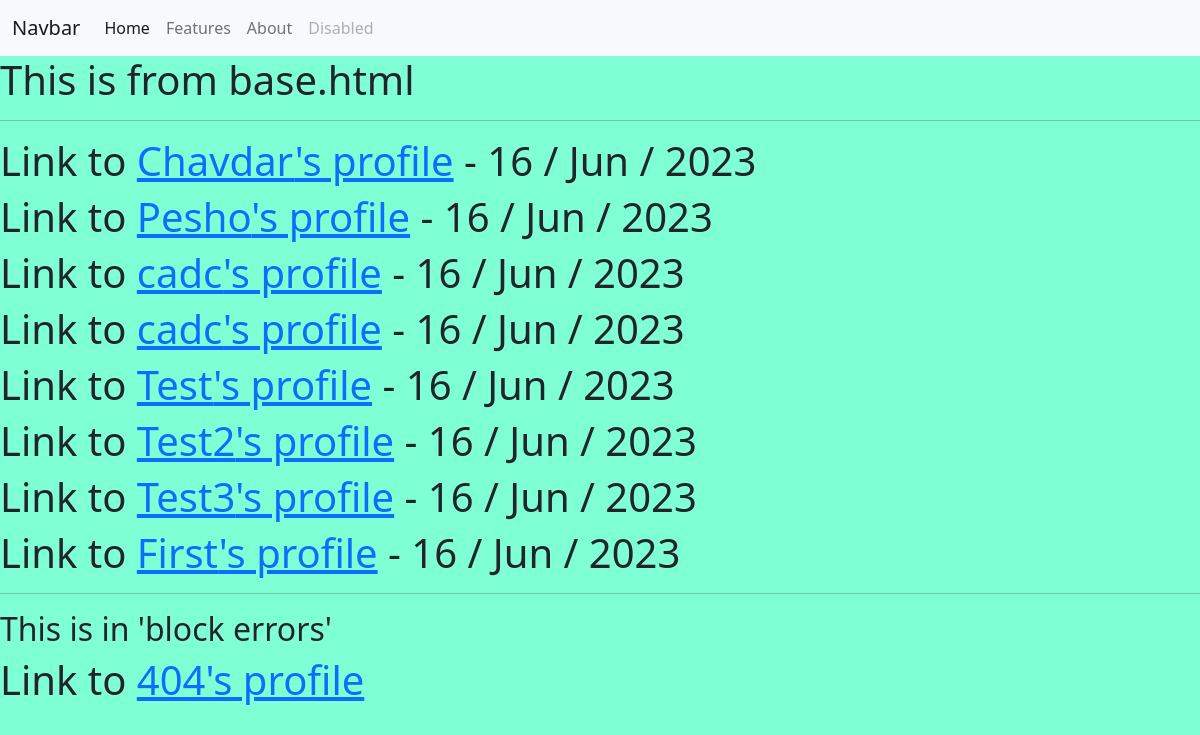
The app's page /, older data.
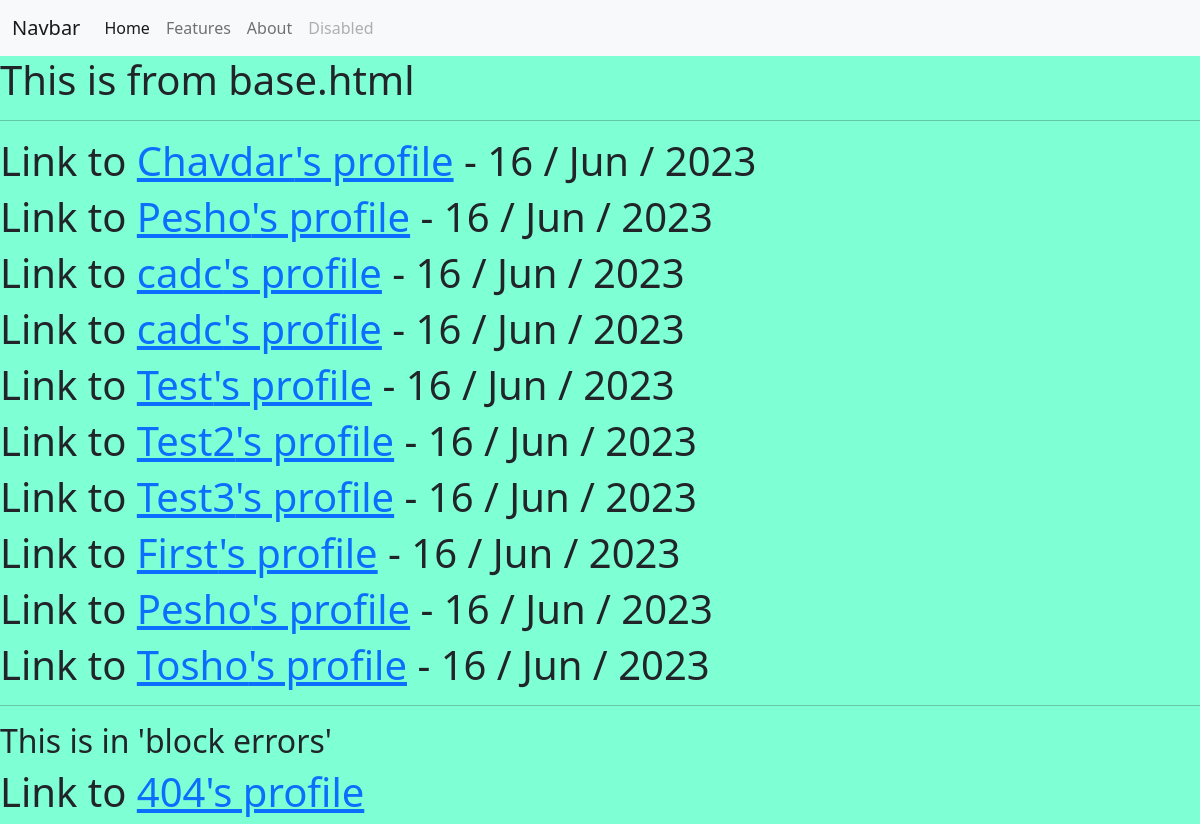
The same page, newer data.
### departments_project/departments/models.py (models this page shows)
class Person(models.Model):
    first_name = models.CharField(max_length=50, verbose_name='First - Name',
                                  error_messages={'required': 'Custom error message'})
    last_name = models.CharField(max_length=50, validators=(MinLengthValidator(5, message='Custom message'),))
    age = models.IntegerField()
    city = models.CharField(max_length=50)
    pets = models.ManyToManyField(Pet)
    '''
    Ако искаме да създадем динамично url по дадено поле от модела
    '''

### departments_project/departments/views.py (the view)
# urls.py: path('', views.index, name='index'),
def index(request):
    users = Person.objects.all()
    context = {
        'users': users,
        'date': timezone.now()
    }
    return render(request, 'index.html', context)

### templates/index.html (shortened to what this page needs)
{% extends 'base.html' %}
{% block content %}
    {% for user in users %}
        <h1>Link to <a href="{% url 'profile-data' name=user.first_name pk=user.pk %}">{{ user.first_name }}'s
            profile</a> - {{ date|date:'d / M / Y' }}</h1>
    {% endfor %}
{% endblock %}
{% block errors %}
    <h1>Link to <a href="{% url 'profile-data' name='pesho' pk=1 %}">404's profile</a></h1>
{% endblock %}

### templates/base.html (shortened to what this page needs)
<!doctype html>
<html lang="en">
<head>
    {% include 'components/links.html' %}
</head>
<body>
    <nav>
        {% include 'components/navbar.html' %}
    </nav>
    <h1>This is from base.html</h1>
    <hr>
{% block content %}
{% endblock %}
    <hr>
    <h2>This is in 'block errors'</h2>
{% block errors %}
{% endblock %}
</body>
</html>

### templates/components/links.html (shortened to what this page needs)
{% load static %}
<link href="https://cdn.jsdelivr.net/npm/bootstrap@5.0.2/dist/css/bootstrap.min.css" rel="stylesheet"
>
<link rel="stylesheet" href="{% static 'css/styles.css' %}">

### templates/components/navbar.html (shortened to what this page needs)
<nav class="navbar navbar-expand-lg navbar-light bg-light">
    <div class="container-fluid">
        <a class="navbar-brand" href="#">Navbar</a>
        <div class="collapse navbar-collapse" id="navbarNav">
            <ul class="navbar-nav">
                <li class="nav-item">
                    <a class="nav-link active" aria-current="page" href="#">Home</a>
                </li>
                <li class="nav-item">
                    <a class="nav-link" href="#">Features</a>
                </li>
                <li class="nav-item">
                    <a class="nav-link" href="#">About</a>
                </li>
                <li class="nav-item">
                    <a class="nav-link disabled" href="#" tabindex="-1" aria-disabled="true">Disabled</a>
                </li>
            </ul>
        </div>
    </div>
</nav>

### staticfiles/css/styles.css (style rules this page uses)
body { background: aquamarine; }

Row changes from the older to the newer data that the page shows:
added Person: first_name "Pesho", date "16 / Jun / 2023"
added Person: first_name "Tosho", date "16 / Jun / 2023"
